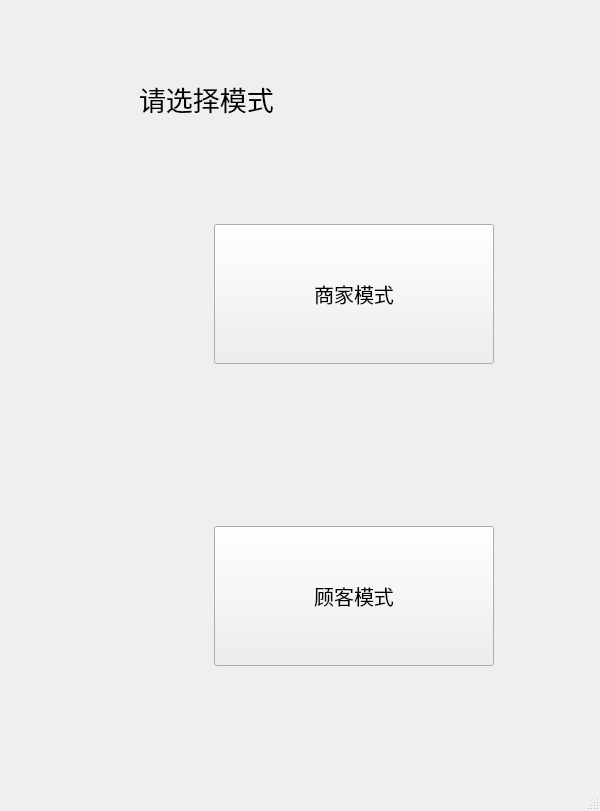
<?xml version="1.0" encoding="UTF-8"?>
<ui version="4.0">
 <class>MainWindow</class>
 <widget class="QMainWindow" name="MainWindow">
  <property name="geometry">
   <rect>
    <x>0</x>
    <y>0</y>
    <width>600</width>
    <height>811</height>
   </rect>
  </property>
  <property name="windowTitle">
   <string>MainWindow</string>
  </property>
  <property name="styleSheet">
   <string notr="true"/>
  </property>
  <widget class="QWidget" name="centralwidget">
   <layout class="QHBoxLayout" name="horizontalLayout">
    <item>
     <spacer name="horizontalSpacer">
      <property name="orientation">
       <enum>Qt::Horizontal</enum>
      </property>
      <property name="sizeHint" stdset="0">
       <size>
        <width>40</width>
        <height>20</height>
       </size>
      </property>
     </spacer>
    </item>
    <item>
     <widget class="QWidget" name="widget" native="true">
      <property name="sizePolicy">
       <sizepolicy hsizetype="Expanding" vsizetype="Preferred">
        <horstretch>0</horstretch>
        <verstretch>0</verstretch>
       </sizepolicy>
      </property>
      <property name="minimumSize">
       <size>
        <width>550</width>
        <height>750</height>
       </size>
      </property>
      <property name="styleSheet">
       <string notr="true">border-image: url(:/back.png);</string>
      </property>
      <layout class="QVBoxLayout" name="verticalLayout">
       <item>
        <widget class="QWidget" name="widget_2" native="true">
         <property name="sizePolicy">
          <sizepolicy hsizetype="Preferred" vsizetype="Fixed">
           <horstretch>0</horstretch>
           <verstretch>0</verstretch>
          </sizepolicy>
         </property>
         <property name="minimumSize">
          <size>
           <width>0</width>
           <height>150</height>
          </size>
         </property>
         <widget class="QLabel" name="label">
          <property name="geometry">
           <rect>
            <x>90</x>
            <y>20</y>
            <width>351</width>
            <height>121</height>
           </rect>
          </property>
          <property name="font">
           <font>
            <pointsize>20</pointsize>
           </font>
          </property>
          <property name="text">
           <string>  请选择模式</string>
          </property>
         </widget>
        </widget>
       </item>
       <item>
        <widget class="QWidget" name="widget_3" native="true">
         <property name="styleSheet">
          <string notr="true"/>
         </property>
         <widget class="QPushButton" name="sjbt">
          <property name="geometry">
           <rect>
            <x>180</x>
            <y>50</y>
            <width>280</width>
            <height>140</height>
           </rect>
          </property>
          <property name="font">
           <font>
            <pointsize>15</pointsize>
           </font>
          </property>
          <property name="styleSheet">
           <string notr="true">border-image: url(:/back_g.png);</string>
          </property>
          <property name="text">
           <string>商家模式</string>
          </property>
         </widget>
         <widget class="QWidget" name="widget_5" native="true">
          <property name="geometry">
           <rect>
            <x>30</x>
            <y>60</y>
            <width>120</width>
            <height>120</height>
           </rect>
          </property>
          <property name="styleSheet">
           <string notr="true">border-image: url(:/780.jpg);</string>
          </property>
         </widget>
        </widget>
       </item>
       <item>
        <widget class="QWidget" name="widget_4" native="true">
         <property name="styleSheet">
          <string notr="true"/>
         </property>
         <widget class="QPushButton" name="gkbt">
          <property name="geometry">
           <rect>
            <x>180</x>
            <y>50</y>
            <width>280</width>
            <height>140</height>
           </rect>
          </property>
          <property name="font">
           <font>
            <pointsize>15</pointsize>
           </font>
          </property>
          <property name="styleSheet">
           <string notr="true">border-image: url(:/back_g.png);</string>
          </property>
          <property name="text">
           <string>顾客模式</string>
          </property>
         </widget>
         <widget class="QWidget" name="widget_6" native="true">
          <property name="geometry">
           <rect>
            <x>30</x>
            <y>60</y>
            <width>120</width>
            <height>120</height>
           </rect>
          </property>
          <property name="styleSheet">
           <string notr="true">border-image: url(:/gk2.jpg);</string>
          </property>
         </widget>
        </widget>
       </item>
      </layout>
     </widget>
    </item>
    <item>
     <spacer name="horizontalSpacer_2">
      <property name="orientation">
       <enum>Qt::Horizontal</enum>
      </property>
      <property name="sizeHint" stdset="0">
       <size>
        <width>40</width>
        <height>20</height>
       </size>
      </property>
     </spacer>
    </item>
   </layout>
  </widget>
  <widget class="QMenuBar" name="menubar">
   <property name="geometry">
    <rect>
     <x>0</x>
     <y>0</y>
     <width>600</width>
     <height>21</height>
    </rect>
   </property>
  </widget>
  <widget class="QStatusBar" name="statusbar"/>
 </widget>
 <resources/>
 <connections/>
</ui>
